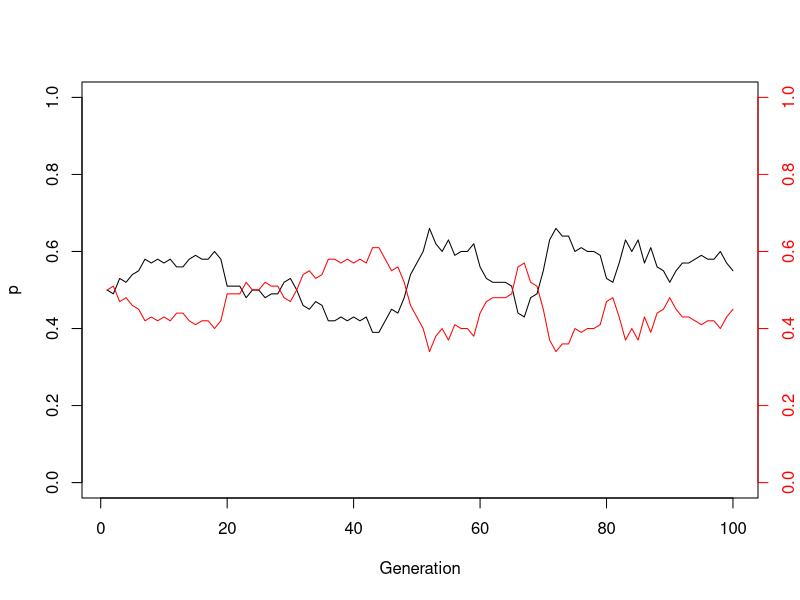

Reproduce this figure in R.
#########~#########~#########~#########~#########~
# BI271, drift example in R
#
# Here, we simulate the effects of genetic drift.
# The three parameters of important are (1) population
# size, (2) the initial value of p, and (3) the number
# of generations to run. Notice that there is a single,
# true, inescapable fact about genetic drift: the
# ultimate fate of all alleles is fixation. Even with
# very large population sizes, if you extend the number
# of generations, you'll see that they all become
# fixed in the population.  Have fun drifting!
# #########~#########~#########~#########~#########~

	# 1. Set parameters
		pop.size <- 100
		initial.p <- 0.5 # proportion fo the population with allele, p
		n.alleles <- pop.size*2 # in this diploid population, there are two alleles for each individual
		generations <- 100

		init.p.num <- pop.size*initial.p # the number of individuals in the population with p
		init.q.num <- pop.size - init.p.num # the number of individuals in the population with q

	# 2. Create an object to store the data	
		data.vector <- matrix(data = NA, nrow = generations, ncol = 3)
			colnames(data.vector) <- c("Generation", "p", "q")
		data.vector[1,] <- c(1, init.p.num, init.q.num)

	# 3. Loop over the generations
		for(i in 2:generations) {
			p.alleles <- data.vector[(i-1), 2]*2 # number of p alleles
			q.alleles <- data.vector[(i-1), 3]*2 # number of q alleles
			out <- table(sample(c(rep(x = "p", times = p.alleles), rep(x = "q", times = q.alleles)), pop.size)) # randomly selects the alleles to form the same population size
			if(length(out) == 2) { # everything until the end of the loop 
				data.vector[i,] <- c(i, out)
				} else {
					if(names(out) == "p") {
						data.vector[i,] <- c(i, out, 0)
					} else {
						data.vector[i,] <- c(i, 0, out)
					}
				}
		}

	# 3. Loop over the generations
		plot(x = data.vector[,1], data.vector[,2]/pop.size, type = "l", ylim = c(0, 1), xlab = "Generation", ylab = "p")
			lines(x = data.vector[,1], data.vector[,3]/pop.size, col = "red")
			axis(4, col = "red", col.axis = "red")
			mtext("q", side = 4, col = "red", line = 2.5)